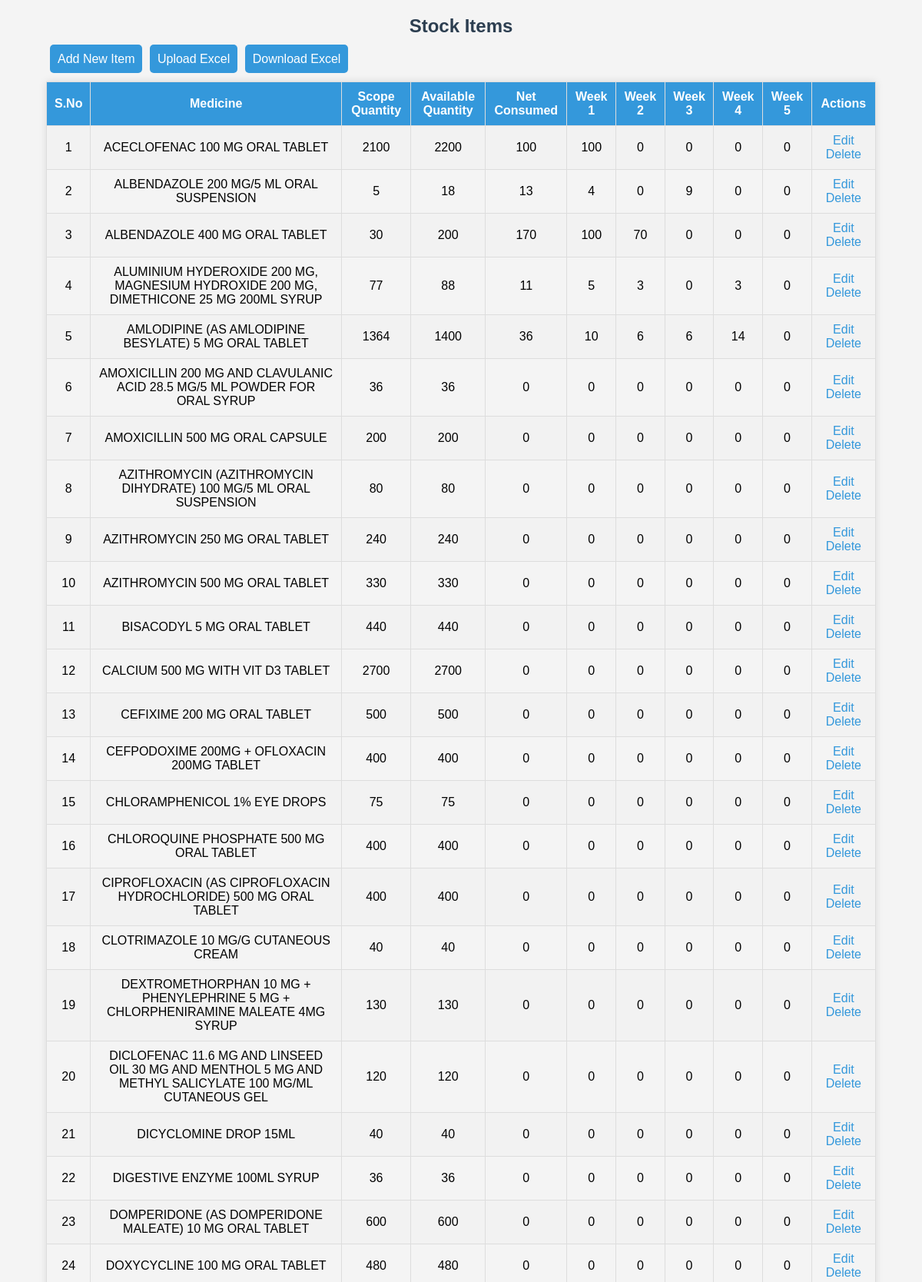
The page / (upper part) on the database its author committed.
### stock_app/models.py (models this page shows, shortened)
class StockItem(models.Model):
    id = models.AutoField(primary_key=True)
    medicine  = models.CharField(max_length=100) #Medicine
    scope_quantity  = models.IntegerField() #SCOPE QUANTITY
    available_quantity  = models.IntegerField() #Avalaible Quantity
    net_consumed  = models.IntegerField() #NET CONSUMED
    week1 = models.IntegerField(default=0)
    week2 = models.IntegerField(default=0)
    week3 = models.IntegerField(default=0)
    week4 = models.IntegerField(default=0)
    week5 = models.IntegerField(default=0)
    total = models.IntegerField(default=0, editable=False)

### stock_app/views.py (the view)
# urls.py: path('', StockListView.as_view(), name='stock-list'),
class StockListView(ListView):
    model = StockItem
    template_name = 'stock_list.html'
    context_object_name = 'stocks'

### templates/stock_list.html (shortened to what this page needs)
<!DOCTYPE html>
<html>
<head>
    {% load static %}
    <link href="{% static 'css/stock_list.css' %}" rel="stylesheet">
</head>
<body>
    <h2>Stock Items</h2>
    <div id="link-div">
    <a class="link" href="{% url 'stock-add' %}">Add New Item</a>
    <a class="link" href="{% url 'upload-excel' %}">Upload Excel</a>
    <a class="link" href="{% url 'download-excel' %}">Download Excel</a>
        </div>
    <table border="1" id="table">
        <tr style="color: blue;">
            <th>S.No</th>
            <th>Medicine</th>
            <th>Scope Quantity</th>
            <th>Available Quantity</th>
            <th>Net Consumed</th>
            <th>Week 1</th>
            <th>Week 2</th>
            <th>Week 3</th>
            <th>Week 4</th>
            <th>Week 5</th>
            <th>Actions</th>
        </tr>
        {% for stock in stocks %}
        <tr>
            <td>{{ forloop.counter }}</td>
            <td>{{ stock.medicine }}</td>
            <td>{{ stock.scope_quantity }}</td>
            <td>{{ stock.available_quantity }}</td>
            <td>{{ stock.net_consumed }}</td>
            <td>{{ stock.week1 }}</td>
            <td>{{ stock.week2 }}</td>
            <td>{{ stock.week3 }}</td>
            <td>{{ stock.week4 }}</td>
            <td>{{ stock.week5 }}</td>
            <td>
                <a href="{% url 'stock-edit' stock.id %}">Edit</a>
                <a href="{% url 'stock-delete' stock.id %}">Delete</a>
            </td>
        </tr>
        {% endfor %}
    </table>
</body>
</html>

### static/css/stock_list.css (style rules this page uses)
body { font-family: Arial, sans-serif; background-color: #f4f4f4; margin: 0; padding: 0; }
h2 { text-align: center; margin-top: 20px; color: #2c3e50; }
#link-div { margin-left: 60px; }
.link { margin-left: 5px; padding: 10px; background-color: #3498db; color: white; text-decoration: none; border-radius: 5px; }
table { width: 90%; margin: 20px auto; border-collapse: collapse; box-shadow: 0 0 10px rgba(0, 0, 0, 0.1); }
th, td { padding: 10px; text-align: center; border: 1px solid #ddd; }
th { background-color: #3498db; color: white; }
tr:nth-child(even) { background-color: #f2f2f2; }
td a { margin: 5px; color: #3498db; text-decoration: none; border-radius: 5px; }

### rows shown on the page
StockItem: medicine "ACECLOFENAC 100 MG ORAL TABLET", scope_quantity "2100", available_quantity "2200", net_consumed "100", week1 "100", week2 "0", week3 "0", week4 "0", week5 "0"
StockItem: medicine "ALBENDAZOLE 200 MG/5 ML ORAL SUSPENSION", scope_quantity "5", available_quantity "18", net_consumed "13", week1 "4", week2 "0", week3 "9", week4 "0", week5 "0"
StockItem: medicine "ALBENDAZOLE 400 MG ORAL TABLET", scope_quantity "30", available_quantity "200", net_consumed "170", week1 "100", week2 "70", week3 "0", week4 "0", week5 "0"
StockItem: medicine "ALUMINIUM HYDEROXIDE 200 MG, MAGNESIUM HYDROXIDE 200 MG, DIMETHICONE 25 MG 200ML SYRUP", scope_quantity "77", available_quantity "88", net_consumed "11", week1 "5", week2 "3", week3 "0", week4 "3", week5 "0"
StockItem: medicine "AMLODIPINE (AS AMLODIPINE BESYLATE) 5 MG ORAL TABLET", scope_quantity "1364", available_quantity "1400", net_consumed "36", week1 "10", week2 "6", week3 "6", week4 "14", week5 "0"
StockItem: medicine "AMOXICILLIN 200 MG AND CLAVULANIC ACID 28.5 MG/5 ML POWDER FOR ORAL SYRUP", scope_quantity "36", available_quantity "36", net_consumed "0", week1 "0", week2 "0", week3 "0", week4 "0", week5 "0"
StockItem: medicine "AMOXICILLIN 500 MG ORAL CAPSULE", scope_quantity "200", available_quantity "200", net_consumed "0", week1 "0", week2 "0", week3 "0", week4 "0", week5 "0"
StockItem: medicine "AZITHROMYCIN (AZITHROMYCIN DIHYDRATE) 100 MG/5 ML ORAL SUSPENSION", scope_quantity "80", available_quantity "80", net_consumed "0", week1 "0", week2 "0", week3 "0", week4 "0", week5 "0"
StockItem: medicine "AZITHROMYCIN 250 MG ORAL TABLET", scope_quantity "240", available_quantity "240", net_consumed "0", week1 "0", week2 "0", week3 "0", week4 "0", week5 "0"
StockItem: medicine "AZITHROMYCIN 500 MG ORAL TABLET", scope_quantity "330", available_quantity "330", net_consumed "0", week1 "0", week2 "0", week3 "0", week4 "0", week5 "0"
StockItem: medicine "BISACODYL 5 MG ORAL TABLET", scope_quantity "440", available_quantity "440", net_consumed "0", week1 "0", week2 "0", week3 "0", week4 "0", week5 "0"
StockItem: medicine "CALCIUM 500 MG WITH VIT D3 TABLET", scope_quantity "2700", available_quantity "2700", net_consumed "0", week1 "0", week2 "0", week3 "0", week4 "0", week5 "0"
StockItem: medicine "CEFIXIME 200 MG ORAL TABLET", scope_quantity "500", available_quantity "500", net_consumed "0", week1 "0", week2 "0", week3 "0", week4 "0", week5 "0"
StockItem: medicine "CEFPODOXIME 200MG + OFLOXACIN 200MG TABLET", scope_quantity "400", available_quantity "400", net_consumed "0", week1 "0", week2 "0", week3 "0", week4 "0", week5 "0"
StockItem: medicine "CHLORAMPHENICOL 1% EYE DROPS", scope_quantity "75", available_quantity "75", net_consumed "0", week1 "0", week2 "0", week3 "0", week4 "0", week5 "0"
StockItem: medicine "CHLOROQUINE PHOSPHATE 500 MG ORAL TABLET", scope_quantity "400", available_quantity "400", net_consumed "0", week1 "0", week2 "0", week3 "0", week4 "0", week5 "0"
StockItem: medicine "CIPROFLOXACIN (AS CIPROFLOXACIN HYDROCHLORIDE) 500 MG ORAL TABLET", scope_quantity "400", available_quantity "400", net_consumed "0", week1 "0", week2 "0", week3 "0", week4 "0", week5 "0"
StockItem: medicine "CLOTRIMAZOLE 10 MG/G CUTANEOUS CREAM", scope_quantity "40", available_quantity "40", net_consumed "0", week1 "0", week2 "0", week3 "0", week4 "0", week5 "0"
StockItem: medicine "DEXTROMETHORPHAN 10 MG + PHENYLEPHRINE 5 MG + CHLORPHENIRAMINE MALEATE 4MG SYRUP", scope_quantity "130", available_quantity "130", net_consumed "0", week1 "0", week2 "0", week3 "0", week4 "0", week5 "0"
StockItem: medicine "DICLOFENAC 11.6 MG AND LINSEED OIL 30 MG AND MENTHOL 5 MG AND METHYL SALICYLATE 100 MG/ML CUTANEOUS GEL", scope_quantity "120", available_quantity "120", net_consumed "0", week1 "0", week2 "0", week3 "0", week4 "0", week5 "0"
StockItem: medicine "DICYCLOMINE DROP 15ML", scope_quantity "40", available_quantity "40", net_consumed "0", week1 "0", week2 "0", week3 "0", week4 "0", week5 "0"
StockItem: medicine "DIGESTIVE ENZYME 100ML SYRUP", scope_quantity "36", available_quantity "36", net_consumed "0", week1 "0", week2 "0", week3 "0", week4 "0", week5 "0"
StockItem: medicine "DOMPERIDONE (AS DOMPERIDONE MALEATE) 10 MG ORAL TABLET", scope_quantity "600", available_quantity "600", net_consumed "0", week1 "0", week2 "0", week3 "0", week4 "0", week5 "0"
StockItem: medicine "DOXYCYCLINE 100 MG ORAL TABLET", scope_quantity "480", available_quantity "480", net_consumed "0", week1 "0", week2 "0", week3 "0", week4 "0", week5 "0"
